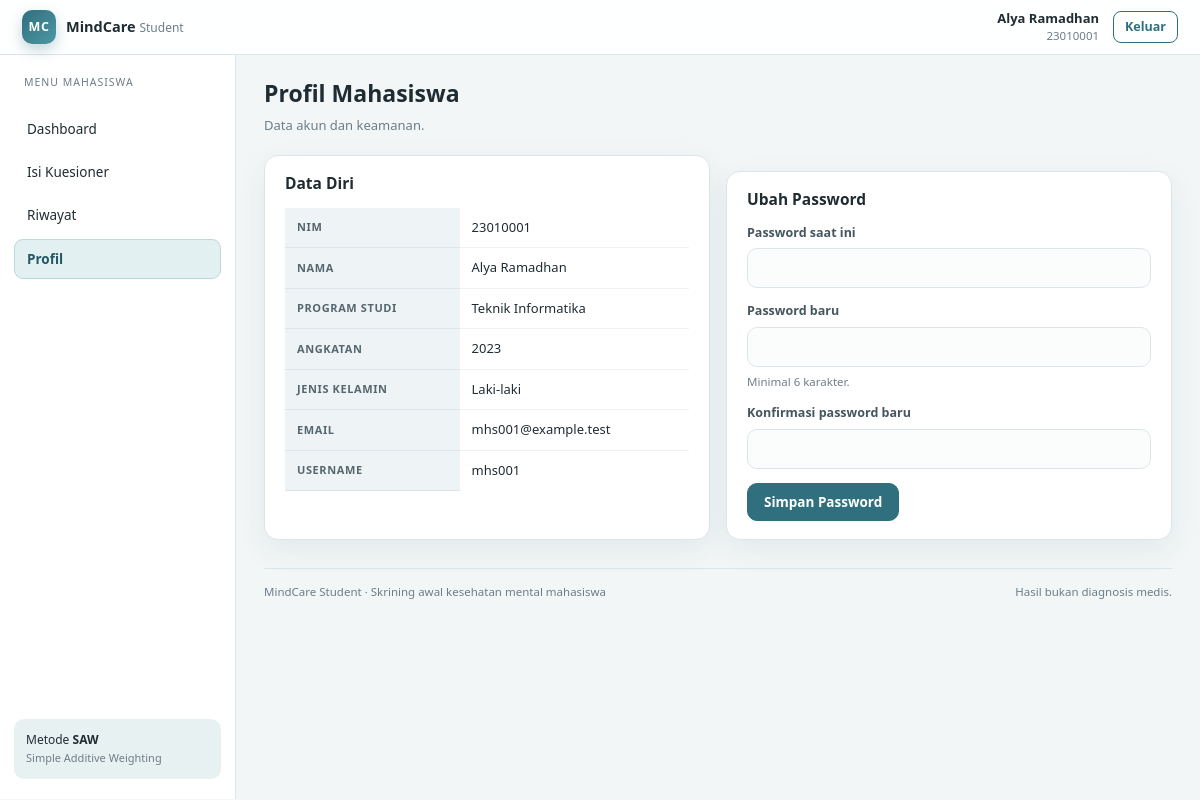
Screenshot of /mahasiswa/profil.php (signed in) with the database file from the repository.
### tables this page shows
CREATE TABLE mahasiswa (
    id INT AUTO_INCREMENT PRIMARY KEY,
    user_id INT NOT NULL UNIQUE,
    nim VARCHAR(20) NOT NULL UNIQUE,
    nama VARCHAR(100) NOT NULL,
    prodi VARCHAR(100) NOT NULL,
    angkatan YEAR NOT NULL,
    jenis_kelamin ENUM('L','P') NOT NULL,
    email VARCHAR(120) NOT NULL UNIQUE,
    FOREIGN KEY (user_id) REFERENCES users(id)
        ON UPDATE CASCADE ON DELETE CASCADE
);

### includes/functions.php (called while the page is built, shortened)
<?php
require_once __DIR__ . '/../config/database.php';
function base_url(string $path = ''): string
{
    static $root = null;
    if ($root === null) {
        $script = str_replace('\\', '/', $_SERVER['SCRIPT_NAME'] ?? '/index.php');
        $script = preg_replace('#/(admin|mahasiswa)/[^/]+$#', '', $script) ?? $script;
        $script = preg_replace('#/index\.php$#', '', $script) ?? $script;
        $root = rtrim($script, '/');
    }
    return $root . '/' . ltrim($path, '/');
}
function e($value): string
{
    return htmlspecialchars((string) $value, ENT_QUOTES, 'UTF-8');
}
function current_user(): ?array
{
    return $_SESSION['user'];
}
function current_mahasiswa(): ?array
{
    $user = current_user();
    static $mhs = null;
    if ($mhs === null) {
        $stmt = db()->prepare('SELECT * FROM mahasiswa WHERE user_id = ? LIMIT 1');
        $stmt->execute([$user['id']]);
        $mhs = $stmt->fetch() ?: null;
    }
    return $mhs;
}

### config/database.php (called while the page is built, shortened)
<?php
function db(): PDO
{
    $host = getenv('DB_HOST') ?: '127.0.0.1';
    $port = getenv('DB_PORT') ?: '3306';
    $user = getenv('DB_USER') ?: 'root';
    $pass = getenv('DB_PASS') ?: '';
    $dsn = sprintf('mysql:host=%s;port=%s;dbname=%s;charset=utf8mb4', $host, $port, DB_NAME);
    $pdo = new PDO($dsn, $user, $pass, [
        PDO::ATTR_ERRMODE            => PDO::ERRMODE_EXCEPTION,
        PDO::ATTR_DEFAULT_FETCH_MODE => PDO::FETCH_ASSOC,
        PDO::ATTR_EMULATE_PREPARES   => false,
    ]);
    return $pdo;
}

### mahasiswa/profil.php (the view, shortened to what this page needs)
<?php
$mhs = current_mahasiswa();
$active = 'profil';
require __DIR__ . '/../includes/header.php';
?>
<div class="page-head">
    <div>
        <h1>Profil Mahasiswa</h1>
        <p>Data akun dan keamanan.</p>
    </div>
</div>
<div class="grid grid-2">
    <div class="card">
        <div class="card-head"><h3>Data Diri</h3></div>
        <div class="table-wrap">
            <table class="table">
                <tbody>
                    <tr><th>NIM</th><td><?= e($mhs['nim']) ?></td></tr>
                    <tr><th>Nama</th><td><?= e($mhs['nama']) ?></td></tr>
                    <tr><th>Program Studi</th><td><?= e($mhs['prodi']) ?></td></tr>
                    <tr><th>Angkatan</th><td><?= e($mhs['angkatan']) ?></td></tr>
                    <tr><th>Jenis Kelamin</th><td><?= e($mhs['jenis_kelamin'] === 'L' ? 'Laki-laki' : 'Perempuan') ?></td></tr>
                    <tr><th>Email</th><td><?= e($mhs['email']) ?></td></tr>
                    <tr><th>Username</th><td><?= e($user['username']) ?></td></tr>
                </tbody>
            </table>
        </div>
    </div>
    <div class="card">
        <div class="card-head"><h3>Ubah Password</h3></div>
        <form method="post" action="<?= e(base_url('mahasiswa/profil.php')) ?>">
            <div class="field">
                <label for="current_password">Password saat ini</label>
                <input id="current_password" name="current_password" type="password" required>
            </div>
            <div class="field">
                <label for="new_password">Password baru</label>
                <input id="new_password" name="new_password" type="password" minlength="6" required>
                <span class="help">Minimal 6 karakter.</span>
            </div>
            <div class="field">
                <label for="confirm_password">Konfirmasi password baru</label>
                <input id="confirm_password" name="confirm_password" type="password" minlength="6" required>
            </div>
            <button class="btn" type="submit">Simpan Password</button>
        </form>
    </div>
</div>
<?php require __DIR__ . '/../includes/footer.php'; ?>

### includes/header.php (shortened to what this page needs)
<?php
require_once __DIR__ . '/functions.php';
$user = current_user();
$role = $user['role'] ?? 'guest';
$mhs  = $role === 'mahasiswa' ? current_mahasiswa() : null;
$active = $active ?? '';
if (!function_exists('nav_active')) {
    function nav_active(string $key, string $active): string
    {
        return $key === $active ? 'is-active' : '';
    }
}
$nav = [];
if ($role === 'mahasiswa') {
    $nav = [
        ['key' => 'dashboard', 'label' => 'Dashboard', 'href' => 'mahasiswa/dashboard.php'],
        ['key' => 'kuesioner', 'label' => 'Isi Kuesioner', 'href' => 'mahasiswa/kuesioner.php'],
        ['key' => 'riwayat', 'label' => 'Riwayat', 'href' => 'mahasiswa/riwayat.php'],
        ['key' => 'profil', 'label' => 'Profil', 'href' => 'mahasiswa/profil.php'],
    ];
}
?>
<!DOCTYPE html>
<html lang="id">
<head>
    <link rel="stylesheet" href="<?= e(base_url('assets/css/app.css')) ?>">
</head>
<body>
<header class="topbar">
    <div class="topbar-left">
        <a class="brand" href="<?= e(base_url($role === 'admin' ? 'admin/dashboard.php' : 'mahasiswa/dashboard.php')) ?>">
            <span class="brand-logo">MC</span>
            <span class="brand-text">MindCare <small>Student</small></span>
        </a>
    </div>
    <div class="topbar-right">
        <?php if ($user): ?>
            <div class="user-meta">
                <strong><?= e($mhs['nama'] ?? $user['username']) ?></strong>
                <span><?= e($role === 'admin' ? 'Administrator' : ($mhs['nim'] ?? 'Mahasiswa')) ?></span>
            </div>
            <a class="btn btn-ghost btn-sm" href="<?= e(base_url('logout.php')) ?>">Keluar</a>
        <?php endif; ?>
    </div>
</header>
<div class="shell">
    <?php if ($nav): ?>
    <aside class="sidebar" data-sidebar>
        <p class="sidebar-title"><?= $role === 'admin' ? 'Menu Admin' : 'Menu Mahasiswa' ?></p>
        <nav class="nav">
            <?php foreach ($nav as $item): ?>
                <a class="<?= e(nav_active($item['key'], $active)) ?>" href="<?= e(base_url($item['href'])) ?>">
                    <?= e($item['label']) ?>
                </a>
            <?php endforeach; ?>
        </nav>
        <div class="sidebar-foot">
            <p>Metode <b>SAW</b></p>
            <span>Simple Additive Weighting</span>
        </div>
    </aside>
    <?php endif; ?>
    <main class="main">

### rows the page displays
mahasiswa: nama "Alya Ramadhan", nim "23010001", prodi "Teknik Informatika", angkatan "2023", jenis_kelamin "Laki-laki", email "mhs001@example.test"

### other values shown
$item['label'] "Dashboard"
$item['label'] "Isi Kuesioner"
$item['label'] "Riwayat"
$item['label'] "Profil"
$user['username'] "mhs001"
